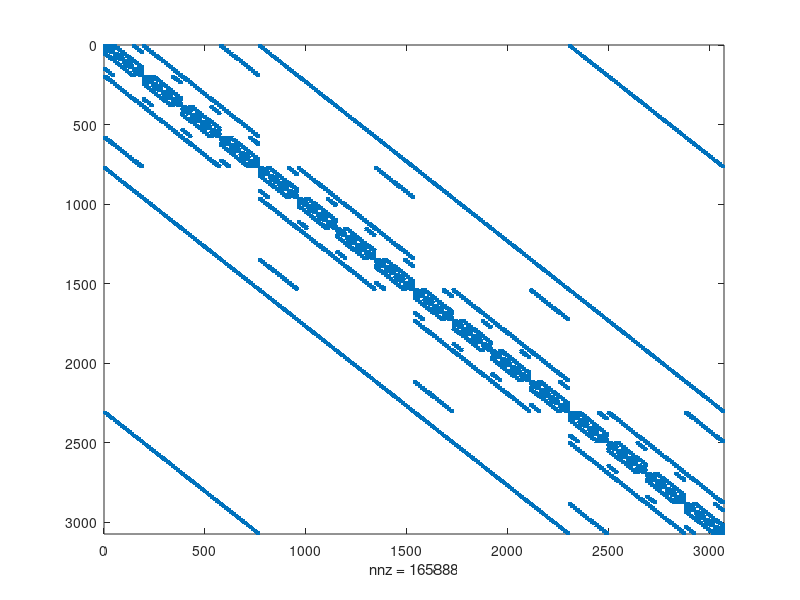

Write the MATLAB code that produced this figure.
load Af.mat;
load Ac.mat;
load P.mat;

spy(Af)
%spy(Ac)
%spy(P)

return;

Qf = Af(:,:);
[m,n] = size(Qf);
half_size = int32(m/2);
Qf(half_size+1:half_size*2,:) = -Qf(half_size+1:half_size*2,:);

trQ = trace(inv(full(Qf)));
trAf = trace(inv(full(Af)));

display(trQ);
display(trAf);

diffD = inv(full(Af)) - P*(inv(full(Ac)))*P';

off_diffD = diffD - diag(diag(diffD));

norm(off_diffD,'fro')

return;

Df = eig(inv(full(Af)));
plot(Df,'o');

hold on

Dc = eig(P*inv(full(P'*Af*P))*P');
plot(Dc,'x');

hold off